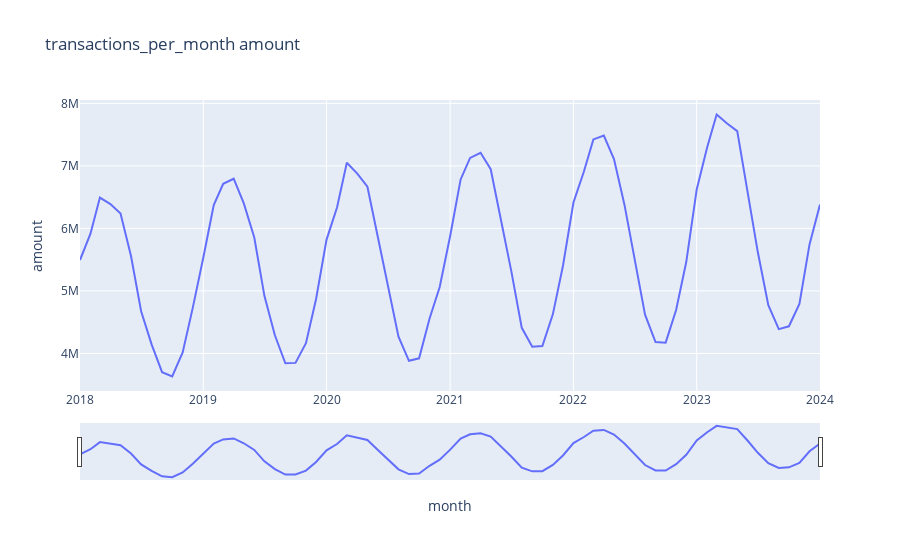

The notebook cell this image was saved under:
### Markdown cell above
Montant de transaction par mois

### Code cell
transactions_per_month = pd.DataFrame(transactions_copy.groupby("month").amount.aggregate('mean')).reset_index()
fig = px.line(transactions_per_month, x='month', y='amount', title='transactions_per_month amount')

fig.update_xaxes(rangeslider_visible=True)
fig.show()
